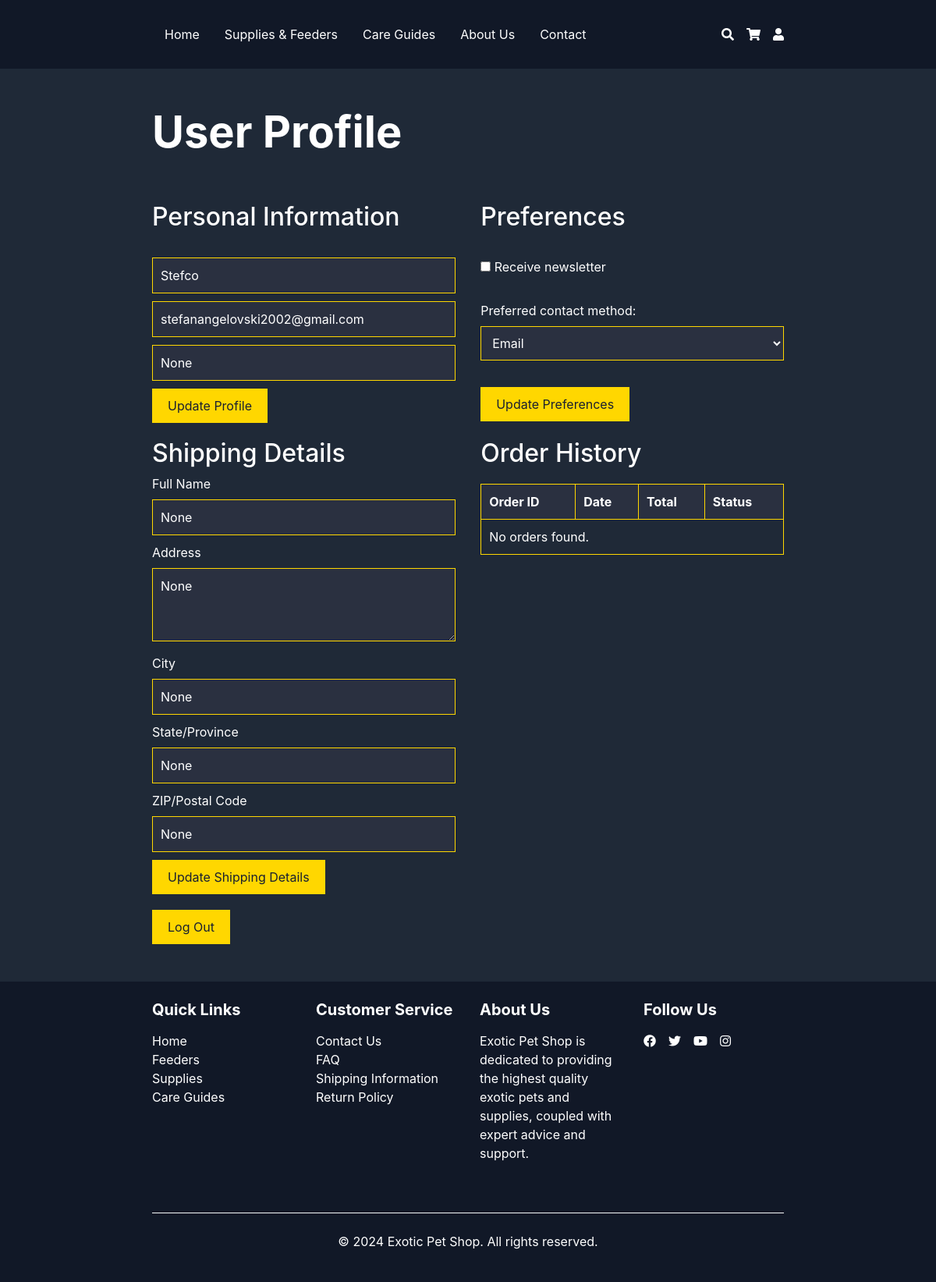
The page /userProfile/ (signed in) on the database as committed earlier.
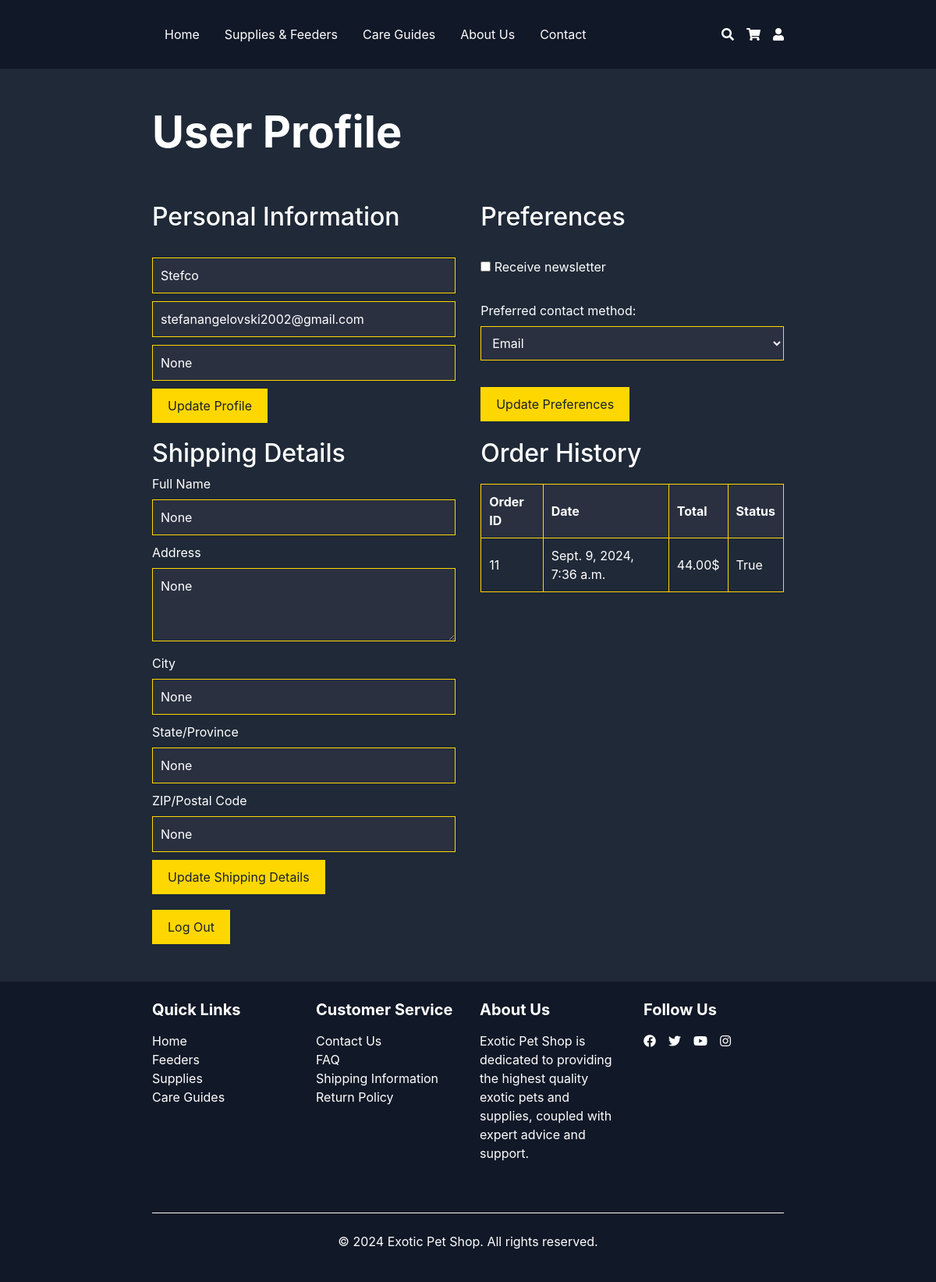
The same page on the database as committed later.
### Store/models.py (models this page shows, shortened)
class Order(models.Model):
    user = models.ForeignKey(User, on_delete=models.CASCADE)
    date_ordered = models.DateTimeField(auto_now_add=True)
    complete = models.BooleanField(default=False)
    transaction_price = models.CharField(max_length=100, null=True)

### Store/views.py (the view)
# urls.py: path('userProfile/', views.display_userProfile, name='userProfile'),
@login_required
def display_userProfile(request):
    user = request.user
    user_profile, created = UserProfile.objects.get_or_create(user=user)
    orders = Order.objects.filter(user=request.user)
    return render(request, 'userProfile.html', {'user': user, 'user_profile': user_profile, 'orders': orders})

### templates/userProfile.html (shortened to what this page needs)
{% extends 'layout.html' %}
{% load static %}
{% block content %}
<link rel="stylesheet" type="text/css" href="{% static 'css/userProfile.css' %}">
<div class="container py-5">
    <h1 class="mb-8 display-4 font-weight-bold pb-5">User Profile</h1>
    <div class="profile-container">
        <div class="profile-section">
            <h2 class="pb-4">Personal Information</h2>
            <form id="profile-form" action="{% url 'Store:update_profile' %}" method="post">
                <input type="text" id="fullName" name="fullName" placeholder="Full Name" required value="{{ user.username }}">
                <input type="email" id="email" name="email" placeholder="Email Address" required value="{{ user.email }}">
                <input type="tel" id="phone" name="phone" placeholder="Phone Number" value="{{ user_profile.phone }}">
                <button type="submit">Update Profile</button>
            </form>
        </div>
        <div class="profile-section">
            <h2 class="pb-4">Preferences</h2>
            <form id="preferences-form">
                <label>
                    <input type="checkbox" id="newsletter" name="newsletter">
                    Receive newsletter
                </label>
                <br><br>
                <label>Preferred contact method:</label>
                <select id="contactMethod" name="contactMethod">
                    <option value="email">Email</option>
                </select>
                <br><br>
                <button type="submit">Update Preferences</button>
            </form>
        </div>
        <div class="profile-section">
            <h2>Shipping Details</h2>
            <form id="shipping-form" action="{% url 'Store:update_shipping_details' %}" method="post">
                <label for="shippingName">Full Name</label>
                <input type="text" id="shippingName" name="shippingName" placeholder="Full Name" required value="{{ user_profile.shipping_name }}">
                <label for="shippingAddress">Address</label>
                <textarea id="shippingAddress" name="shippingAddress" placeholder="Address" rows="3" required>{{ user_profile.shipping_address }}</textarea>
                <label for="shippingCity">City</label>
                <input type="text" id="shippingCity" name="shippingCity" placeholder="City" required value="{{ user_profile.shipping_city }}">
                <label for="shippingState">State/Province</label>
                <input type="text" id="shippingState" name="shippingState" placeholder="State/Province" required value="{{ user_profile.shipping_state }}">
                <label for="shippingZip">ZIP/Postal Code</label>
                <input type="text" id="shippingZip" name="shippingZip" placeholder="ZIP/Postal Code" required value="{{ user_profile.shipping_zip }}">
                <button type="submit">Update Shipping Details</button>
            </form>
        </div>
        <div class="profile-section">
            <h2>Order History</h2>
            <table>
                <thead>
                    <tr>
                        <th>Order ID</th>
                        <th>Date</th>
                        <th>Total</th>
                        <th>Status</th>
                    </tr>
                </thead>
                <tbody id="order-history">
                    {% for order in orders %}
                        <tr>
                            <td>{{ order.id }}</td>
                            <td>{{ order.date_ordered }}</td>
                            <td>{{ order.transaction_price }}$</td>
                            <td>{{ order.complete }}</td>
                        </tr>
                    {% empty %}
                        <tr>
                            <td colspan="4">No orders found.</td>
                        </tr>
                    {% endfor %}
                </tbody>
            </table>
        </div>
    </div>
    <form action="{% url 'logout' %}" method="post">
        <button type="submit">Log Out</button>
    </form>
</div>
{% endblock %}

Rows that differ between the two databases and show on the page:
added Order: id "11", date_ordered "Sept. 9, 2024, 7:36 a.m.", transaction_price "44.00", complete "True"
Other text that changed with them:
text no longer shown: "No orders found."
